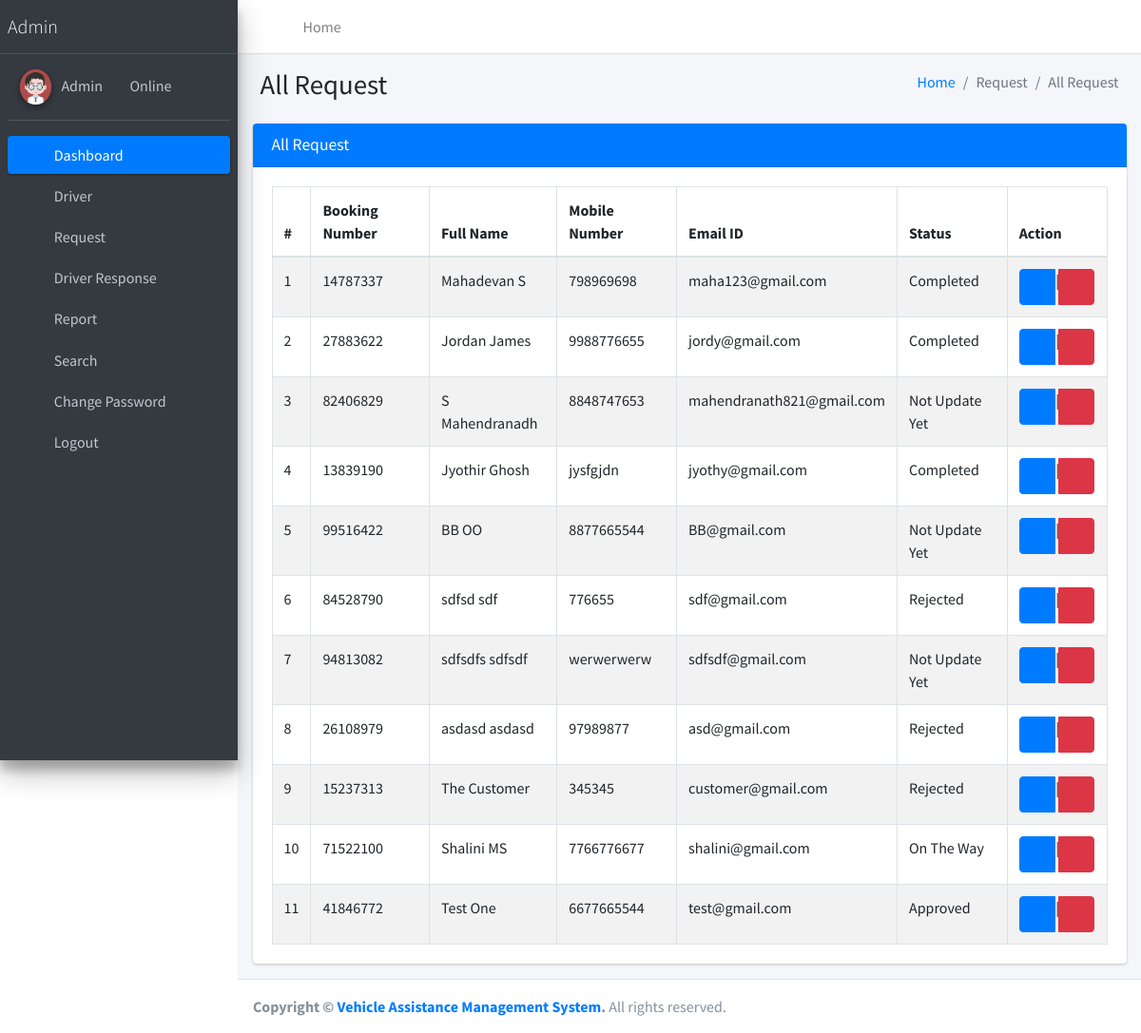
/allRequest/, run on the app's committed database.
### vehicleassist/models.py (models this page shows, shortened)
class Book(models.Model):
    user = models.ForeignKey(User, on_delete=models.CASCADE, null=True)
    BookingNumber = models.CharField(max_length=150, null=True)
    PhoneNumber = models.CharField(max_length=15, null=True)
    PickupLoc = models.CharField(max_length=150, null=True)
    Destination = models.CharField(max_length=200, null=True)
    PickupDate = models.DateField(null=True)
    PickupTime = models.TimeField(null=True)
    DateofRequest = models.DateTimeField(auto_now_add=True)
    Remark = models.CharField(max_length=250, null=True)
    Status = models.CharField(max_length=150, null=True)
    AssignTo = models.ForeignKey(Driver, on_delete=models.CASCADE, null=True)
    UpdationDate = models.DateField(null=True)

### vehicleassist/views.py (the view)
# urls.py: path('allRequest/', allRequest, name='allRequest'),
def allRequest(request):
    book = Book.objects.all()
    return render(request, 'admin/allRequest.html', locals())

### vehicleassist/templates/admin/allRequest.html
{% extends 'adminNavbar.html' %}
{% block main %}
{% load static %}
<section class="content">
    <div class="content-header">
        <div class="container-fluid">
            <div class="row mb-2">
                <div class="col-sm-6">
                    <h1 class="m-0">All Request</h1>
                </div>
                <div class="col-sm-6">
                    <ol class="breadcrumb float-sm-right">
                        <li class="breadcrumb-item"><a href="{% url 'dashboard' %}">Home</a></li>
                        <li class="breadcrumb-item active">Request</li>
                        <li class="breadcrumb-item active">All Request</li>
                    </ol>
                </div>
            </div>
        </div>
    </div>
    <div class="container-fluid">
        <div class="row">
            <div class="col-md-12">
                <div class="card card-primary">
                    <div class="card-header">
                        <h3 class="card-title">All Request</h3>
                    </div>
                    <div class="card-body">
						<table id="example1" class="table table-bordered table-striped">
							<thead>
								<tr>
									<th>#</th>
									<th>Booking Number</th>
                                    <th>Full Name</th>
                                    <th>Mobile Number</th>
                                    <th>Email ID</th>
                                    <th>Status</th>
									<th>Action</th>
								</tr>
							</thead>
							<tbody>
                                {% for i in book %}
								<tr>
									<td>{{forloop.counter}}</td>
									<td>{{i.BookingNumber}}</td>
                                    <td>{{i.user.first_name}} {{i.user.last_name}}</td>
                                    <td>{{i.PhoneNumber}}</td>
                                    <td>{{i.user.username}}</td>
                                    {% if not i.Status %}
                                        <td>Not Update Yet</td>
                                    {% else %}
                                        <td>{{i.Status}}</td>
                                    {% endif %}
									<td>
										<div class="btn-group">
											<a class="btn btn-primary" href="{% url 'viewRequestDetails' i.id %}"><i
												class="fa fa-eye"></i></a> | <a class="btn btn-danger" href="{% url 'deleteRequest' i.user.id %}"><i
												class="fa fa-trash-alt"></i></a>
										</div>
									</td>
								</tr>
								{% endfor %}
							</tbody>
						</table>
					</div>
                </div>
            </div>
        </div>
    </div>
</section>
{% endblock %}

### data on the page
Book: BookingNumber "14787337", user.first_name "Mahadevan", user.last_name "S", PhoneNumber "798969698", user.username "maha123@gmail.com", Status "Completed"
Book: BookingNumber "27883622", user.first_name "Jordan", user.last_name "James", PhoneNumber "9988776655", user.username "jordy@gmail.com", Status "Completed"
Book: BookingNumber "82406829", user.first_name "S", user.last_name "Mahendranadh", PhoneNumber "8848747653", user.username "mahendranath821@gmail.com", shows "Not Update Yet"
Book: BookingNumber "13839190", user.first_name "Jyothir", user.last_name "Ghosh", PhoneNumber "jysfgjdn", user.username "jyothy@gmail.com", Status "Completed"
Book: BookingNumber "99516422", user.first_name "BB", user.last_name "OO", PhoneNumber "8877665544", user.username "BB@gmail.com", shows "Not Update Yet"
Book: BookingNumber "84528790", user.first_name "sdfsd", user.last_name "sdf", PhoneNumber "776655", user.username "sdf@gmail.com", Status "Rejected"
Book: BookingNumber "94813082", user.first_name "sdfsdfs", user.last_name "sdfsdf", PhoneNumber "werwerwerw", user.username "sdfsdf@gmail.com", shows "Not Update Yet"
Book: BookingNumber "26108979", user.first_name "asdasd", user.last_name "asdasd", PhoneNumber "97989877", user.username "asd@gmail.com", Status "Rejected"
Book: BookingNumber "15237313", user.first_name "The", user.last_name "Customer", PhoneNumber "345345", user.username "customer@gmail.com", Status "Rejected"
Book: BookingNumber "71522100", user.first_name "Shalini", user.last_name "MS", PhoneNumber "7766776677", user.username "shalini@gmail.com", Status "On The Way"
Book: BookingNumber "41846772", user.first_name "Test", user.last_name "One", PhoneNumber "6677665544", user.username "test@gmail.com", Status "Approved"
